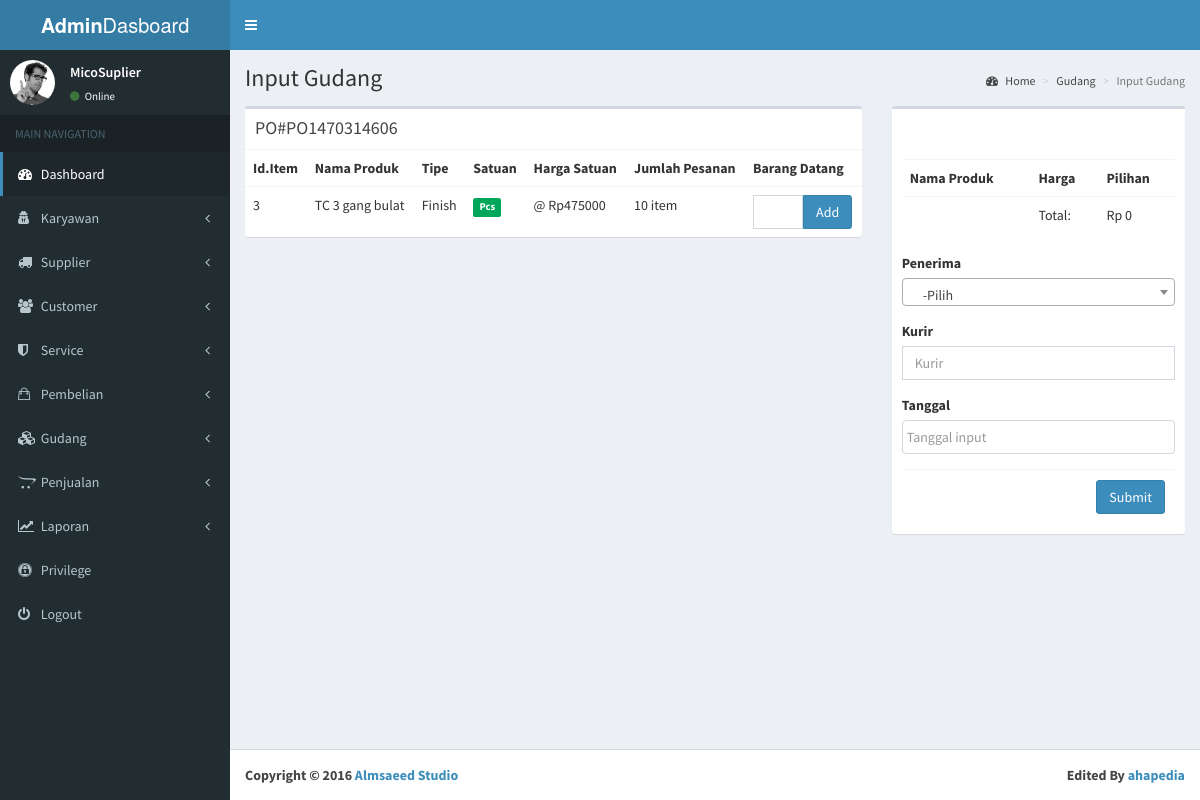
Screenshot of /gudang/viewPO/PO1470314606 with the database file from the repository.
### tables this page shows
CREATE TABLE `detail_purchasing` (
  `id_purchasing` varchar(100) NOT NULL,
  `id_item` int(11) NOT NULL,
  `jumlah` int(11) NOT NULL,
  `hargaSatuan` int(11) NOT NULL
);

CREATE TABLE `item_master` (
  `id_item` int(11) NOT NULL,
  `nama_item` varchar(200) NOT NULL,
  `deskripsi` text NOT NULL,
  `tipe` varchar(50) NOT NULL,
  `satuan` varchar(50) NOT NULL,
  `link_photo` varchar(200) DEFAULT NULL
);

### application/controllers/Gudang.php (called while the page is built, shortened)
<?php
class Gudang extends CI_Controller {
	public function viewPO($id)
	{
		$this->load->model('mgudang');
		$data['isi']=$this->mgudang->viewPO($id);
		$this->load->model('petugas');
		$data['petugas']=$this->petugas->list_petugas();
		$this->load->view('dasboard/head');
		$this->load->view('dasboard/header');
		$this->load->view('dasboard/sidebar');
		$this->load->view('dasboard/inputGudang',$data);
		$this->load->view('dasboard/footer');
	}
}
?>

### index.php (called while the page is built, shortened)
<?php
require_once BASEPATH.'core/CodeIgniter.php';

### application/models/Mgudang.php (called while the page is built, shortened)
<?php
class Mgudang extends CI_Model{
	public function viewPO($id){
		$this->db->reconnect();
			$query = $this->db->query("CALL sp_viewPO('$id')");
			if ($query->num_rows() > 0)
			{
			foreach ($query->result() as $row)
			{
					$hasil[] = $row;
			}
			return $hasil;
			}
			else{
				return 0;
			}
	}
}
?>

### application/views/dasboard/inputGudang.php (the view, shortened to what this page needs)
   <div class="content-wrapper">
     <section class="content-header">
       <h1>
         Input Gudang
       </h1>
       <ol class="breadcrumb">
         <li><a href="#"><i class="fa fa-dashboard"></i> Home</a></li>
         <li><a href="#">Gudang</a></li>
         <li class="active">Input Gudang</li>
       </ol>
     </section>
     <section class="content">
       <div class="row">
 <section class="col-lg-8 connectedSortable">
           <div class="box">
             <div class="box-header">
               <strong><h3 class="box-title">PO#<?php echo $this->session->userdata('idPO'); ?></h3></strong>
             </div>
             <div class="box-body table-responsive no-padding">
               <table class="table table-hover">
                 <tr>
                   <th>Id.Item</th>
		  <th>Nama Produk</th>
                   <th>Tipe</th>
                   <th>Satuan</th>
		  <th>Harga Satuan</th>
		  <th>Jumlah Pesanan</th>
                   <th>Barang Datang</th>
                 </tr>
		<?php
				if(!empty($isi)){
				foreach($isi as $baris){ ?>
		<form method="POST" action="<?php echo base_url(),"gudang/addCart"?>" >
                 <tr>
                   <td><?php echo $baris->id_item ?></td>
                   <td><?php echo $baris->nama_item ?></td>
                   <td>
		  <?php
			if($baris->tipe=="1"){
				echo "Raw";
			}else if($baris->tipe=="2"){
				echo "Semi-finish";
			}else if($baris->tipe=="3"){
				echo "Finish";
			}
			?>
			</a></td>
                   <td><span class="label label-success">
		  <?php
			if($baris->satuan=="1"){
				echo "Pcs";
			} else if($baris->satuan=="2"){
				echo "Kg";
			}else if($baris->satuan=="3"){
				echo "m";
			}else if($baris->satuan=="4"){
				echo "m2";
			}else if($baris->satuan=="5"){
				echo "m3";
			}
		  ?></span></td>
		  <td>@ Rp<?php echo $baris->hargaSatuan ?> </td>
		  <td><?php echo $baris->jumlah ?> item</td>
                   <td>
		  <div class="btn-group">
		   <input name="jumlah" class="form-control pull-left" type="text"  style="width:50px" data-toggle="tooltip" data-placement="top" title="Jumlah barang datang yg fix">
		   <input class="pull-right btn btn-primary" type="submit" value="Add" >
			</div>
		</td>
                 </tr>
               </form>
		<?php }}
			else{
				echo "Belum ada data Petugas";
				}
		?>
               </table>
             </div>
           </div>
 </section>
 <section class="col-lg-4 connectedSortable">
	<div class="box">
		<div class="box-header">
		</div>
		 <div class="box-body">
		  <form method="post" action="<?php echo base_url() ?>gudang/addDataGudang">
		 <table class="table table-hover">
                 <tr>
		  <th>Nama Produk</th>
                   <th>Harga</th>
		   <th>Pilihan</th>
                 </tr>
		 <tr>
					<td>
					</td>
					<td>
						Total:
					</td>
					<td>
						<?php if($this->cart->total()>0){
							echo "Rp ", $this->cart->total();
						}else{
							echo "Rp ", $this->cart->total();
						}
						?>
					</td>
				  </tr>
		</table>
		<div class="form-group">
			<label>Penerima</label>
		</div>
		 <div class="form-group">
                   <label for="exampleInputEmail1">Kurir</label>
                   <input name="kurir" type="text" class="form-control"  placeholder="Kurir " >
                 </div>
		 <div class="form-group">
                   <label for="exampleInputEmail1">Tanggal</label>
                   <input name="tgl" type="text" class="form-control datepicker"  placeholder="Tanggal input " data-date-format="yyyy-mm-dd" >
                 </div>
		 <div class="box-footer">
                 <button type="submit" class="btn btn-primary pull-right">Submit</button>
               </div>
		</form>
		 </div>
	</div>
</section>
 </div>
     </section>
   </div>

### assets/css/datepicker3.css (style rules this page uses)
.datepicker { padding: 4px; border-radius: 4px; direction: ltr; }

### rows the page displays
detail_purchasing: id_item.id_item "3", id_item.nama_item "TC 3 gang bulat", hargaSatuan "475000", jumlah "10"

### other values shown
$this->session->userdata('idPO') "PO1470314606"
$this->cart->total() "0"
